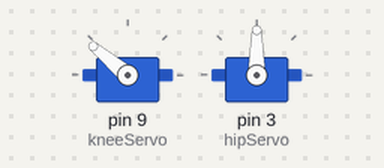
Bench run of a sketch on a simulated Arduino Uno, built with avr-gcc and run on an emulated ATmega328P. Parts: 2 × servo.

Above: at 0.05 s.
At 1.5 s:
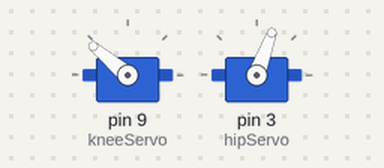
At 3.0 s:
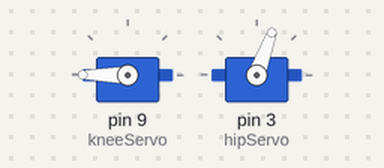
At 6.0 s:
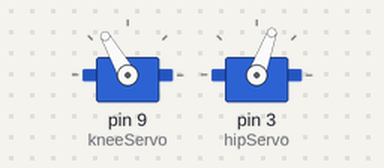
Timing chart, 0 to 7.8 s (numbered marks = the images above):
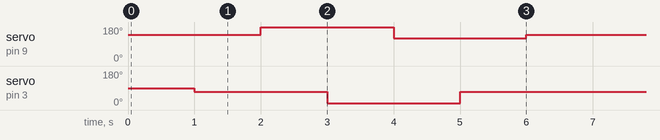

The sketch:

servosAt90.ino
```cpp
#include<Servo.h>
Servo kneeServo;
Servo hipServo;
void setup(){
  // put your setup code here, to run once:
kneeServo.attach(9);
hipServo.attach(3);
}

void loop() {
  //delay(2000);
kneeServo.write(140);
delay(1000);
hipServo.write(70);
delay(1000);
kneeServo.write(180);
delay(1000);
hipServo.write(10);
delay(1000);
kneeServo.write(120);
delay(1000);
hipServo.write(70);
delay(1000);


}
```

Measured:
- by itself, servo on pin 9 (kneeServo): repeats every 6.0 s: 120° 2.0 s, 140° 2.0 s, 180° 2.0 s
- by itself, servo on pin 3 (hipServo): repeats every 6.0 s: 10° 2.0 s, 70° 4.0 s
